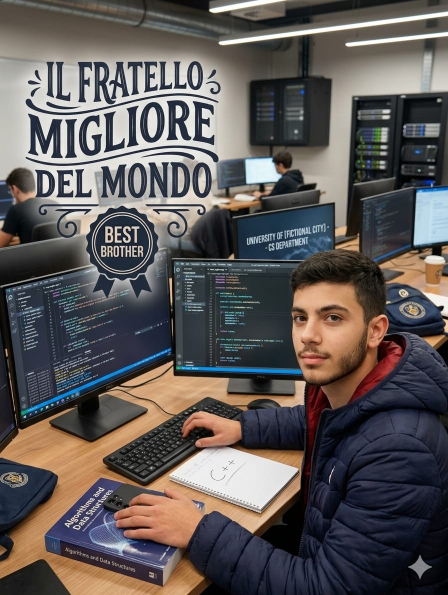
#> input picture img/personaggi/aledoria.jpeg, 896 x 1190 px, found by its file name (shown at 1/2 size)
$ python -i genera-miniature.py   (imports and definitions only)
#> lines starting #> are read from the running program, lines starting #| are printed output that depends on the picture
#!/usr/bin/env python3
"""
Genera le miniature per i tooltip dei personaggi.

Prende ogni immagine in img/personaggi/ e crea la versione leggera in
img/personaggi/thumb/<nome>.jpg (400x364, ~30 KB), quella che il sito mostra
passando il mouse sui nomi.

Uso:
    python genera-miniature.py            crea solo le miniature mancanti o vecchie, poi esce
    python genera-miniature.py --watch    resta in ascolto: appena metti una foto nella
                                          cartella, la miniatura viene creata da sola
    python genera-miniature.py --tutte    rifà tutte le miniature da zero

Serve Pillow:  pip install pillow
"""
import os
import sys
import time

try:
    from PIL import Image, ImageOps
except ImportError:
    sys.exit("Manca Pillow. Installalo con:  pip install pillow")

QUI = os.path.dirname(os.path.abspath(__file__))
CARTELLA = os.path.join(QUI, "img", "personaggi")
THUMB = os.path.join(CARTELLA, "thumb")
LARGHEZZA, ALTEZZA = 400, 364
ESTENSIONI = (".png", ".jpg", ".jpeg", ".webp", ".gif")


# [5 lines left out: function immagini, not called in this run]


def percorso_miniatura(nome_file):
    base = os.path.splitext(nome_file)[0]
    return os.path.join(THUMB, base + ".jpg")


# [5 lines left out: function da_fare, not called in this run]


def crea(nome_file):
#> called with nome_file = 'img/personaggi/aledoria.jpeg'
    os.makedirs(THUMB, exist_ok=True)
    origine = os.path.join(CARTELLA, nome_file)
    im = ImageOps.exif_transpose(Image.open(origine))
#> im is the input picture: PIL image 896x1190 RGB; mean R, G, B 94.2, 89, 87.7
    if im.mode in ("RGBA", "LA", "P"):
        im = im.convert("RGBA")
        fondo = Image.new("RGB", im.size, (255, 255, 255))
        fondo.paste(im, mask=im.split()[-1])
        im = fondo
    else:
        im = im.convert("RGB")
    im = ImageOps.fit(im, (LARGHEZZA, ALTEZZA), Image.LANCZOS, centering=(0.5, 0.5))
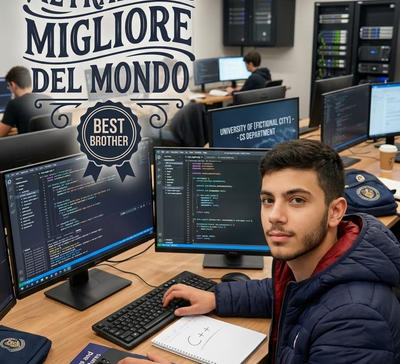
#> im: PIL image 400x364 RGB; mean R, G, B 94.2, 90.1, 89.4
    mini = percorso_miniatura(nome_file)
    im.save(mini, "JPEG", quality=80, optimize=True, progressive=True)
    print("  creata:", os.path.relpath(mini, QUI), f"({os.path.getsize(mini) // 1024} KB)")


# [37 lines left out: functions file_stabile, passata, main, not called in this run]


# [2 lines not run here, left out]

>>> result = crea('img/personaggi/aledoria.jpeg')

$ run again, on img/personaggi/anna.jpg
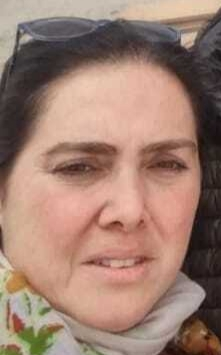
#> input picture img/personaggi/anna.jpg, 221 x 355 px, found by its file name
#> in crea, im is the input picture: PIL image 221x355 RGB; mean R, G, B 157.8, 126.1, 112.2
#> in crea, `im = ImageOps.fit(im, (LARGHEZZA, ALTEZZA), Image.LANCZOS, centering=(..`:
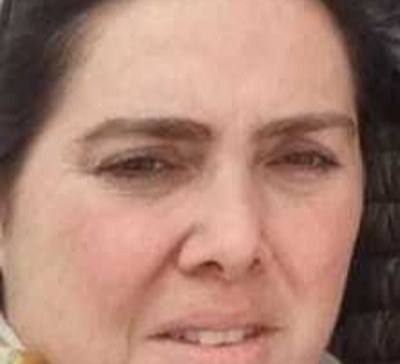
#> im: PIL image 400x364 RGB; mean R, G, B 169.7, 129, 114.1

$ run again, on img/personaggi/aventeggiato.png
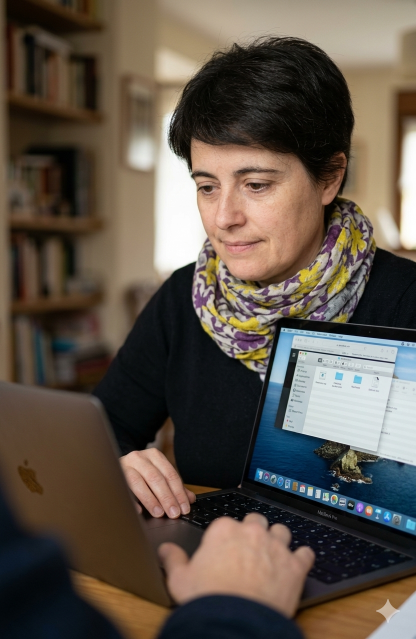
#> input picture img/personaggi/aventeggiato.png, 832 x 1278 px, found by its file name (shown at 1/2 size)
#> in crea, im is the input picture: PIL image 832x1278 RGBA; mean R, G, B, A 94.6, 84, 73.2, 255
#> in crea, `im = ImageOps.fit(im, (LARGHEZZA, ALTEZZA), Image.LANCZOS, centering=(..`:
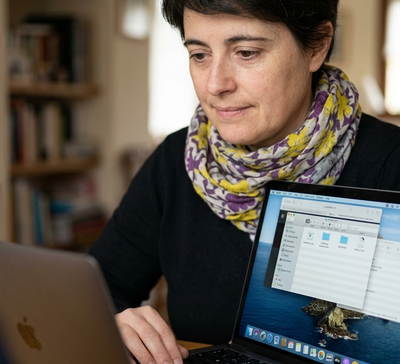
#> im: PIL image 400x364 RGB; mean R, G, B 99.8, 91.1, 82.1
